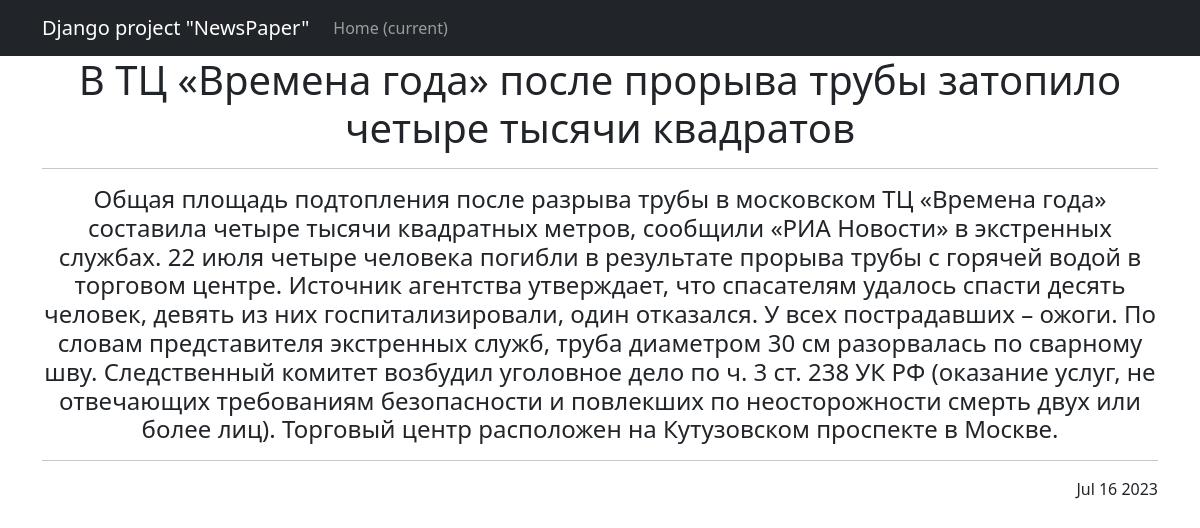
Screenshot of /news/3 with the database file from the repository.
### news/models.py (models this page shows, shortened)
class Post(models.Model):
    ARTICLES = 'AT'
    NEWS = 'NW'
    post_type_list = [
        (ARTICLES, 'Статья'),
        (NEWS, 'Новость'),
    ]
    author = models.ForeignKey(Author, on_delete=models.CASCADE)
    post_type = models.CharField(max_length = 2, choices = post_type_list, default = NEWS)
    create_time = models.DateTimeField(auto_now_add = True)
    post_title = models.CharField(max_length=80)
    post_text = models.TextField(default='место для вашей рекламы')
    rating = models.IntegerField(default=0)
    categories = models.ManyToManyField(Category, through='PostCategory')

### news/views.py (the view)
# urls.py: path('<int:pk>', DetailNews.as_view()),
class DetailNews(DetailView):
    model = Post
    template_name = 'news_detail.html'
    context_object_name = 'news'

### news/templatetags/cancer_filter.py (called while the page is built)
@register.filter
def censor(value):
    bad_words = ['габарит', 'революция', 'факт', 'разгром', 'ретвит']
    for word in bad_words:
        if word.lower() in value.lower():
            pattern = r'(?i)(?<=\b\w)' + re.escape(word[1:])
            value = re.sub(pattern, '*' * (len(word) - 1), value)
    return value

### templates/news_detail.html (shortened to what this page needs)
{% extends 'flatpages/default.html' %}
{% load static %}
{% load cancer_filter %}
{% block content %}
<h1>{{ news.post_title|censor }}</h1>
<hr>
<h4>{{ news.post_text|censor }}</h4>
<hr>
<p align="right">{{ news.create_time|date:'M d Y' }}</p>
{% endblock content %}

### rows the page displays
Post: post_title|censor "В ТЦ «Времена года» после прорыва трубы затопило четыре тысячи квадратов", post_text|censor "Общая площадь подтопления после разрыва трубы в московском ТЦ «Времена года» составила четыре тысячи квадратных метров, сообщили «РИА Новости» в экстренных службах. 22 июля четыре человека погибли в результате прорыва трубы с горячей водой в торговом центре. Источник агентства утверждает, что спасателям удалось спасти десять человек, девять из них госпитализировали, один отказался. У всех пострадавших – ожоги. По словам представителя экстренных служб, труба диаметром 30 см разорвалась по сварному шву. Следственный комитет возбудил уголовное дело по ч. 3 ст. 238 УК РФ (оказание услуг, не отвечающих требованиям безопасности и повлекших по неосторожности смерть двух или более лиц). Торговый…", create_time "Jul 16 2023"
